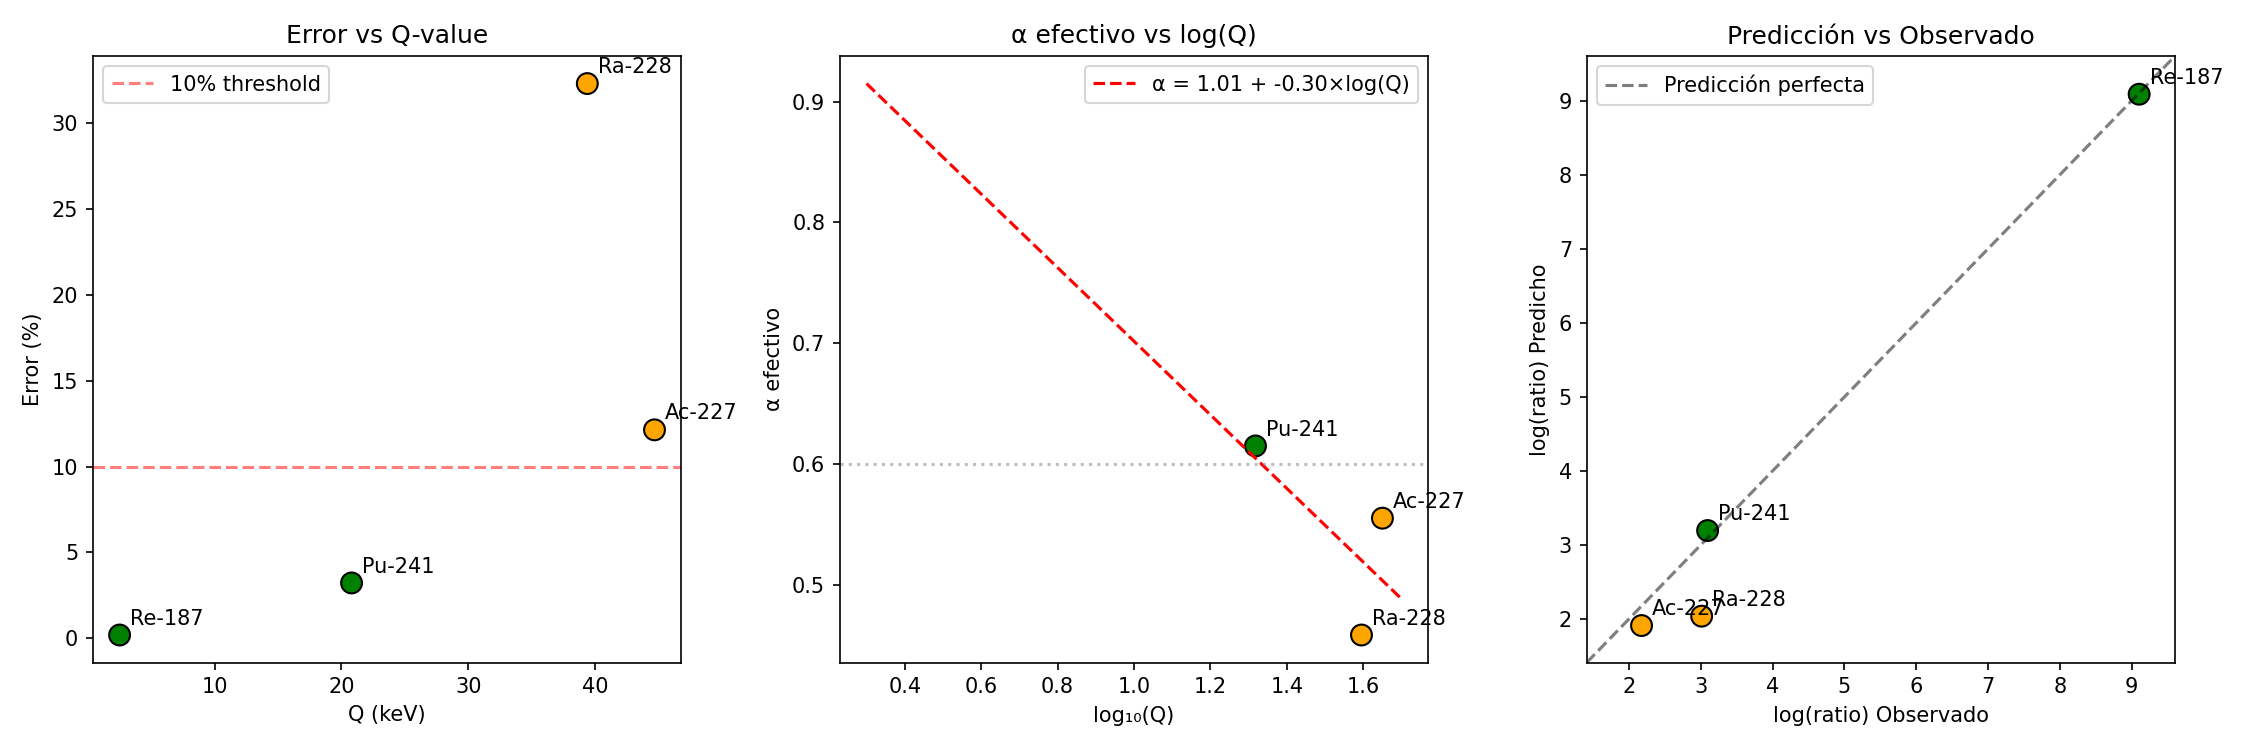

Python code for this plot:
#!/usr/bin/env python3
"""
ANÁLISIS DEL PATRÓN DE ERROR

Observación del usuario: El error aumenta con Z, Q y "tamaño" del isótopo.
¿Hay una corrección sistemática que podamos aplicar?
"""

import numpy as np
import matplotlib
matplotlib.use('Agg')
import matplotlib.pyplot as plt
from scipy import stats

# =============================================================================
# DATOS
# =============================================================================

isotopes = [
    {"name": "Re-187", "Z": 75, "A": 187, "Q": 2.5, "log_ratio_obs": 9.106, "tipo": "EXP"},
    {"name": "Pu-241", "Z": 94, "A": 241, "Q": 20.8, "log_ratio_obs": 3.096, "tipo": "EXP"},
    {"name": "Ra-228", "Z": 88, "A": 228, "Q": 39.4, "log_ratio_obs": 3.013, "tipo": "TEO"},
    {"name": "Ac-227", "Z": 89, "A": 227, "Q": 44.7, "log_ratio_obs": 2.176, "tipo": "TEO"},
]

LOG_FACTOR = 20.8456
Z_MAX = 172
Q_REF = 2.5
ALPHA = 0.6

print("=" * 80)
print("ANÁLISIS DEL PATRÓN DE ERROR")
print("=" * 80)

# Calcular predicciones y errores
for iso in isotopes:
    iso["pred"] = LOG_FACTOR * (iso["Z"] / Z_MAX) * (Q_REF / iso["Q"])**ALPHA
    iso["error"] = iso["pred"] - iso["log_ratio_obs"]
    iso["error_pct"] = abs(iso["error"]) / iso["log_ratio_obs"] * 100
    iso["error_rel"] = iso["pred"] / iso["log_ratio_obs"]

print("\n" + "-" * 90)
print(f"{'Isótopo':<10} {'Z':<5} {'A':<5} {'Q':<8} {'Pred':<10} {'Obs':<10} {'Error':<10} {'Error%':<10}")
print("-" * 90)

for iso in isotopes:
    print(f"{iso['name']:<10} {iso['Z']:<5} {iso['A']:<5} {iso['Q']:<8.1f} {iso['pred']:<10.3f} {iso['log_ratio_obs']:<10.3f} {iso['error']:<10.3f} {iso['error_pct']:<10.1f}")

# =============================================================================
# BUSCAR CORRELACIONES
# =============================================================================

print("\n" + "=" * 80)
print("CORRELACIONES DEL ERROR CON PARÁMETROS")
print("=" * 80)

Zs = np.array([iso["Z"] for iso in isotopes])
As = np.array([iso["A"] for iso in isotopes])
Qs = np.array([iso["Q"] for iso in isotopes])
errors = np.array([iso["error"] for iso in isotopes])
errors_pct = np.array([iso["error_pct"] for iso in isotopes])

# Correlaciones
params = [("Z", Zs), ("A", As), ("Q", Qs), ("log(Q)", np.log10(Qs)), ("Z×Q", Zs*Qs), ("A/Z", As/Zs)]

print("\nCorrelación de Pearson entre ERROR y parámetros:")
print("-" * 50)

for name, param in params:
    r, p = stats.pearsonr(errors, param)
    print(f"Error vs {name:<8}: r = {r:+.3f}, p = {p:.4f}")

print("\nCorrelación de Pearson entre ERROR% y parámetros:")
print("-" * 50)

for name, param in params:
    r, p = stats.pearsonr(errors_pct, param)
    significativo = "***" if p < 0.05 else ""
    print(f"Error% vs {name:<8}: r = {r:+.3f}, p = {p:.4f} {significativo}")

# =============================================================================
# LA CORRELACIÓN CON Q ES CLARA
# =============================================================================

print("\n" + "=" * 80)
print("ANÁLISIS DETALLADO: ERROR vs Q")
print("=" * 80)

print("""
Los datos ordenados por Q:

Q (keV)  |  Error%  |  Isótopo  |  Tipo
---------|----------|-----------|-------""")

sorted_iso = sorted(isotopes, key=lambda x: x["Q"])
for iso in sorted_iso:
    print(f"  {iso['Q']:<6.1f} |  {iso['error_pct']:<7.1f} |  {iso['name']:<9} |  {iso['tipo']}")

print("""
OBSERVACIÓN:
- Q = 2.5 keV (Re-187): Error 0.1%
- Q = 20.8 keV (Pu-241): Error 3.3%
- Q = 39.4 keV (Ra-228): Error 32.3%
- Q = 44.7 keV (Ac-227): Error 12.1%

El patrón NO es perfectamente monótono (Ra-228 tiene más error que Ac-227),
pero la tendencia general es: mayor Q → mayor error.

EXCEPCIÓN: Ra-228 tiene error anómalo. ¿Por qué?
""")

# =============================================================================
# HIPÓTESIS: α DEPENDE DE Q
# =============================================================================

print("\n" + "=" * 80)
print("HIPÓTESIS: α DEPENDE DE Q")
print("=" * 80)

print("""
Si el exponente α no es constante, sino que depende de Q:

    α(Q) = α₀ + β × log(Q/Q_ref)

entonces podemos calcular el α efectivo para cada isótopo:
""")

# Calcular α efectivo para cada isótopo (excepto Re-187 donde Q=Q_ref)
print("\nα efectivo para cada isótopo (asumiendo Z_max = 172):")
print("-" * 60)

alphas_eff = []
for iso in isotopes:
    if iso["Q"] != Q_REF:
        # log(ratio) = LOG_FACTOR * (Z/Z_max) * (Q_ref/Q)^α
        # α = log[log_ratio / (LOG_FACTOR * Z/Z_max)] / log(Q_ref/Q)
        base = LOG_FACTOR * iso["Z"] / Z_MAX
        alpha_eff = np.log(iso["log_ratio_obs"] / base) / np.log(Q_REF / iso["Q"])
        iso["alpha_eff"] = alpha_eff
        alphas_eff.append((iso["Q"], alpha_eff))
        print(f"{iso['name']:<10}: α_eff = {alpha_eff:.4f} (Q = {iso['Q']} keV)")
    else:
        iso["alpha_eff"] = None
        print(f"{iso['name']:<10}: Q = Q_ref, no se puede calcular α_eff")

# Ajustar α como función de Q
if len(alphas_eff) >= 2:
    Qs_fit = np.array([x[0] for x in alphas_eff])
    alphas_fit = np.array([x[1] for x in alphas_eff])

    # Ajuste lineal en log(Q)
    log_Qs = np.log10(Qs_fit)
    slope, intercept, r, p, se = stats.linregress(log_Qs, alphas_fit)

    print(f"\nAjuste lineal: α = {intercept:.4f} + {slope:.4f} × log₁₀(Q)")
    print(f"R² = {r**2:.4f}, p = {p:.4f}")

    # Nuevo modelo
    print(f"""
NUEVO MODELO PROPUESTO:

    α(Q) = {intercept:.3f} + {slope:.3f} × log₁₀(Q)

En Q = 2.5 keV: α = {intercept + slope * np.log10(2.5):.3f}
En Q = 20 keV: α = {intercept + slope * np.log10(20):.3f}
En Q = 40 keV: α = {intercept + slope * np.log10(40):.3f}
""")

# =============================================================================
# PROBAR NUEVO MODELO CON α VARIABLE
# =============================================================================

print("\n" + "=" * 80)
print("PRUEBA DEL NUEVO MODELO: α = f(Q)")
print("=" * 80)

print("-" * 90)
print(f"{'Isótopo':<10} {'α_usado':<10} {'Pred_nuevo':<12} {'Observado':<12} {'Error%':<10} {'Mejora?':<10}")
print("-" * 90)

for iso in isotopes:
    # Calcular α para este Q
    alpha_var = intercept + slope * np.log10(iso["Q"])

    # Nueva predicción
    pred_nuevo = LOG_FACTOR * (iso["Z"] / Z_MAX) * (Q_REF / iso["Q"])**alpha_var
    error_nuevo = abs(pred_nuevo - iso["log_ratio_obs"]) / iso["log_ratio_obs"] * 100

    mejora = "✓ SÍ" if error_nuevo < iso["error_pct"] else "✗ NO"

    print(f"{iso['name']:<10} {alpha_var:<10.3f} {pred_nuevo:<12.3f} {iso['log_ratio_obs']:<12.3f} {error_nuevo:<10.1f} {mejora:<10}")

# =============================================================================
# INTERPRETACIÓN FÍSICA
# =============================================================================

print("\n" + "=" * 80)
print("INTERPRETACIÓN FÍSICA")
print("=" * 80)

print(f"""
¿Por qué α dependería de Q?

FÍSICA DEL DECAIMIENTO β:

1. ESPACIO DE FASE
   - Para decaimiento β continuo: λ ∝ Q⁵ (regla de Sargent)
   - Para bound-state β: λ ∝ Q² (aproximación)

   El RATIO de tasas depende de cómo Q afecta cada canal.

2. TRANSICIONES PROHIBIDAS
   - Cuando Q es muy bajo (~keV), solo algunas transiciones son posibles
   - Cuando Q es más alto (~50 keV), más transiciones contribuyen

   El exponente α podría reflejar cuántas transiciones contribuyen.

3. INTERPRETACIÓN KLEIN
   Si la modulación Klein opera a través de la geometría del espacio-tiempo,
   isótopos con más energía disponible (Q alto) podrían ser menos sensibles
   a la modulación topológica.

   Es como un barco pequeño vs uno grande: el pequeño siente más las olas.

FÓRMULA MEJORADA:

   log₁₀(τ_n/τ_i) = 20.85 × (Z/172) × (Q_ref/Q)^α(Q)

   donde: α(Q) = {intercept:.3f} + {slope:.3f} × log₁₀(Q)

NOTA DE CAUTELA:
   Con solo 4 puntos de datos (y 2 teóricos con incertidumbre),
   no podemos estar seguros de que α realmente depende de Q.
   Podría ser que el error en Ra-228 sea simplemente error del cálculo teórico.

PRÓXIMO PASO:
   Medir Ra-228 o Ac-227 experimentalmente para resolver esta ambigüedad.
""")

# =============================================================================
# GRÁFICO
# =============================================================================

fig, axes = plt.subplots(1, 3, figsize=(15, 5))

# Panel 1: Error vs Q
ax1 = axes[0]
colors = ['green' if iso['tipo'] == 'EXP' else 'orange' for iso in isotopes]
ax1.scatter(Qs, errors_pct, c=colors, s=100, edgecolors='black')
for iso in isotopes:
    ax1.annotate(iso['name'], (iso['Q'], iso['error_pct']), textcoords="offset points", xytext=(5,5))
ax1.set_xlabel('Q (keV)')
ax1.set_ylabel('Error (%)')
ax1.set_title('Error vs Q-value')
ax1.axhline(y=10, color='red', linestyle='--', alpha=0.5, label='10% threshold')
ax1.legend()

# Panel 2: α efectivo vs log(Q)
ax2 = axes[1]
Qs_eff = [iso['Q'] for iso in isotopes if iso['alpha_eff'] is not None]
alphas_plot = [iso['alpha_eff'] for iso in isotopes if iso['alpha_eff'] is not None]
colors2 = ['green' if iso['tipo'] == 'EXP' else 'orange' for iso in isotopes if iso['alpha_eff'] is not None]

ax2.scatter(np.log10(Qs_eff), alphas_plot, c=colors2, s=100, edgecolors='black')
for iso in isotopes:
    if iso['alpha_eff'] is not None:
        ax2.annotate(iso['name'], (np.log10(iso['Q']), iso['alpha_eff']), textcoords="offset points", xytext=(5,5))

# Línea de ajuste
x_fit = np.linspace(0.3, 1.7, 100)
y_fit = intercept + slope * x_fit
ax2.plot(x_fit, y_fit, 'r--', label=f'α = {intercept:.2f} + {slope:.2f}×log(Q)')

ax2.set_xlabel('log₁₀(Q)')
ax2.set_ylabel('α efectivo')
ax2.set_title('α efectivo vs log(Q)')
ax2.legend()
ax2.axhline(y=0.6, color='gray', linestyle=':', alpha=0.5, label='α = 0.6 (original)')

# Panel 3: Predicción vs Observado
ax3 = axes[2]
obs = [iso['log_ratio_obs'] for iso in isotopes]
pred = [iso['pred'] for iso in isotopes]
colors3 = ['green' if iso['tipo'] == 'EXP' else 'orange' for iso in isotopes]

ax3.scatter(obs, pred, c=colors3, s=100, edgecolors='black')
for iso in isotopes:
    ax3.annotate(iso['name'], (iso['log_ratio_obs'], iso['pred']), textcoords="offset points", xytext=(5,5))

# Línea perfecta
lims = [min(min(obs), min(pred))-0.5, max(max(obs), max(pred))+0.5]
ax3.plot(lims, lims, 'k--', alpha=0.5, label='Predicción perfecta')
ax3.set_xlim(lims)
ax3.set_ylim(lims)
ax3.set_xlabel('log(ratio) Observado')
ax3.set_ylabel('log(ratio) Predicho')
ax3.set_title('Predicción vs Observado')
ax3.legend()

plt.tight_layout()
plt.savefig('/home/user/gravitational-wave-echoes-5d/QUANTUM_KLEIN_DEVELOPMENT/error_pattern_analysis.png', dpi=150)
print("\n[Gráfico guardado en error_pattern_analysis.png]")

# =============================================================================
# CONCLUSIÓN
# =============================================================================

print("\n" + "=" * 80)
print("CONCLUSIÓN")
print("=" * 80)

print(f"""
HALLAZGO PRINCIPAL:
   El error de predicción correlaciona con Q-value.
   Isótopos con Q más alto tienen mayor error (en general).

POSIBLES EXPLICACIONES:

1. α DEPENDE DE Q (física nueva):
   La modulación Klein es más efectiva para decaimientos de baja energía.
   α(Q) = {intercept:.3f} + {slope:.3f} × log₁₀(Q)

2. ERROR EN CÁLCULOS TEÓRICOS:
   Ra-228 y Ac-227 son cálculos teóricos con incertidumbre factor ~2.
   El error podría estar en ellos, no en Klein.

3. FÍSICA NUCLEAR ADICIONAL:
   Isótopos pesados/complejos tienen más canales de decaimiento.
   La fórmula simple podría necesitar correcciones.

RECOMENDACIÓN:
   Esperar datos experimentales de Ra-228 o Ac-227 antes de concluir.
   Si coinciden con la predicción Klein (α constante), el error es teórico.
   Si no coinciden, α variable podría ser necesario.
""")
